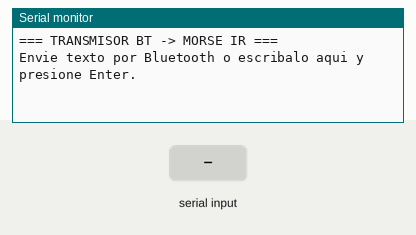
Simulated run of this sketch. Board: Arduino Uno, built with avr-gcc and run on an emulated ATmega328P. Shown: the last lines printed to the serial monitor. The test bench sets the inputs (shaded band).

Above: at 1.2 s.
1.3 s: ".\n" received over Serial
At 2.7 s:
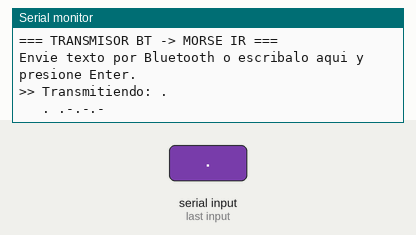
At 6.8 s:
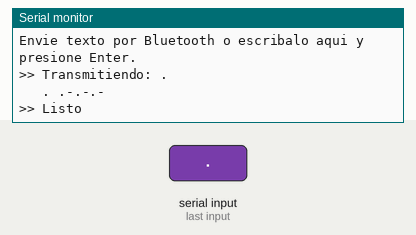

The sketch:

transmisor_bt_morse.ino
```cpp
/*
  TRANSMISOR - Texto por Bluetooth -> código Morse por luz infrarroja
  Proyecto: Transmisión de información mediante luz invisible
  Teoría de Señales - Universidad de Manizales

  QUÉ HACE
   - Recibe texto desde el celular por el módulo Bluetooth HC-05.
   - Convierte cada letra a código Morse.
   - Enciende y apaga un LED infrarrojo modulado a 38 kHz, imitando pulsaciones
     cortas (punto) y largas (raya), para que el RECEPTOR que ya tienes
     (morse_ir_lcd, con el VS1838B y la LCD) lo decodifique y lo muestre.

  CÓMO PROBARLO
   1. Empareja el HC-05 en el celular (Ajustes -> Bluetooth, PIN 1234 o 0000).
   2. Abre la app "Serial Bluetooth Terminal", conéctate al HC-05.
   3. Escribe (o dicta con el micrófono del teclado) un mensaje y envíalo.
      El receptor debe mostrarlo en su LCD.
   También puedes escribir en el Monitor Serie (9600 baudios) para probar sin
   el celular.

  CONEXIONES
   HC-05:
     VCC -> 5V      GND -> GND
     TXD -> D10     (directo)
     RXD -> divisor de voltaje desde D11 (2 kΩ en serie + 1 kΩ a GND)
   LED infrarrojo con transistor:
     D3 -> 1 kΩ -> base del 2N2222
     colector -> cátodo (pata corta) del LED IR
     ánodo (pata larga) del LED IR -> 100 Ω -> 5V
     emisor -> GND

  LIBRERÍAS (Arduino IDE -> Gestor de librerías)
   - IRremote (Armin Joachimsmeyer), versión 4.x   [ya instalada]
   - SoftwareSerial viene incluida con el Arduino IDE

  IMPORTANTE: los tiempos de abajo están calculados para coincidir con el
  receptor morse_ir_lcd (UMBRAL_RAYA=300, PAUSA_LETRA=800, PAUSA_PALABRA=2500).
  Si cambias esos valores en el receptor, cámbialos también aquí.
*/

#include <IRremote.hpp>
#include <SoftwareSerial.h>

const byte PIN_IR_LED = 3;    // salida al LED infrarrojo (lo exige IRremote en el Uno/Nano)
const byte PIN_BT_RX  = 10;   // Arduino RX  <- TXD del HC-05
const byte PIN_BT_TX  = 11;   // Arduino TX  -> divisor -> RXD del HC-05

SoftwareSerial bt(PIN_BT_RX, PIN_BT_TX);

// Duraciones en milisegundos (deben ser coherentes con el receptor)
const unsigned int T_PUNTO   = 150;   // pulso corto  -> el receptor lo ve como punto (<300)
const unsigned int T_RAYA    = 500;   // pulso largo  -> el receptor lo ve como raya (>=300)
const unsigned int T_SIMBOLO = 350;   // silencio entre símbolos de una letra (>160 y <800)
const unsigned int T_LETRA   = 1100;  // silencio al terminar una letra (>800 y <2500)
const unsigned int T_PALABRA = 2900;  // silencio total para que inserte un espacio (>2500)

// Código NEC que se "mantiene presionado". Cualquiera que NO sea un botón de
// función del receptor (espacio 0x43, borrar 0x44, limpiar 0x45, corazón 0x47).
const uint8_t NEC_ADDR = 0x00;
const uint8_t NEC_CMD  = 0x15;

struct Morse { char c; const char* codigo; };

const Morse TABLA[] = {
  {'A', ".-"},     {'B', "-..."},   {'C', "-.-."},   {'D', "-.."},    {'E', "."},
  {'F', "..-."},   {'G', "--."},    {'H', "...."},   {'I', ".."},     {'J', ".---"},
  {'K', "-.-"},    {'L', ".-.."},   {'M', "--"},     {'N', "-."},     {'O', "---"},
  {'P', ".--."},   {'Q', "--.-"},   {'R', ".-."},    {'S', "..."},    {'T', "-"},
  {'U', "..-"},    {'V', "...-"},   {'W', ".--"},    {'X', "-..-"},   {'Y', "-.--"},
  {'Z', "--.."},
  {'0', "-----"},  {'1', ".----"},  {'2', "..---"},  {'3', "...--"},  {'4', "....-"},
  {'5', "....."},  {'6', "-...."},  {'7', "--..."},  {'8', "---.."},  {'9', "----."},
  {'.', ".-.-.-"}, {',', "--..--"}, {'?', "..--.."}, {'!', "-.-.--"},
  {'/', "-..-."},  {'=', "-...-"},  {'-', "-....-"}, {'@', ".--.-."}
};
const byte N_TABLA = sizeof(TABLA) / sizeof(TABLA[0]);

const byte MAX_LINEA = 64;
char linea[MAX_LINEA + 1];
byte nLinea = 0;

// Convierte a mayúscula y reemplaza tildes y ñ por su letra base (Morse no las tiene)
char normaliza(char c) {
  switch ((unsigned char)c) {
    case 0xE1: case 0xC1: return 'A';  // á Á
    case 0xE9: case 0xC9: return 'E';  // é É
    case 0xED: case 0xCD: return 'I';  // í Í
    case 0xF3: case 0xD3: return 'O';  // ó Ó
    case 0xFA: case 0xDA: return 'U';  // ú Ú
    case 0xF1: case 0xD1: return 'N';  // ñ Ñ
  }
  if (c >= 'a' && c <= 'z') return c - 32;
  return c;
}

const char* buscarCodigo(char c) {
  for (byte i = 0; i < N_TABLA; i++) {
    if (TABLA[i].c == c) return TABLA[i].codigo;
  }
  return nullptr;
}

// Mantiene la "pulsación" enviando tramas NEC repetidas durante 'ms' milisegundos
void enviarPulso(unsigned int ms) {
  unsigned long inicio = millis();
  do {
    IrSender.sendNEC(NEC_ADDR, NEC_CMD, 0);
  } while (millis() - inicio < ms);
}

void enviarCodigo(const char* codigo) {
  for (byte i = 0; codigo[i] != '\0'; i++) {
    enviarPulso(codigo[i] == '.' ? T_PUNTO : T_RAYA);
    if (codigo[i + 1] != '\0') delay(T_SIMBOLO);  // silencio solo entre símbolos
  }
}

void transmitir(const char* texto) {
  Serial.print(F(">> Transmitiendo: "));
  Serial.println(texto);
  for (byte i = 0; texto[i] != '\0'; i++) {
    char c = normaliza(texto[i]);
    if (c == ' ') {
      delay(T_PALABRA - T_LETRA);   // completa el silencio para un espacio
      continue;
    }
    const char* codigo = buscarCodigo(c);
    if (codigo == nullptr) continue;  // carácter sin equivalente en Morse: se omite
    Serial.print(F("   "));
    Serial.print(c);
    Serial.print(F(" "));
    Serial.println(codigo);
    enviarCodigo(codigo);
    delay(T_LETRA);                 // fin de letra
  }
  Serial.println(F(">> Listo"));
}

void procesarCaracter(char c) {
  if (c == '\n' || c == '\r') {
    if (nLinea > 0) {
      linea[nLinea] = '\0';
      transmitir(linea);
      nLinea = 0;
    }
  } else if (nLinea < MAX_LINEA) {
    linea[nLinea++] = c;
  }
}

void setup() {
  Serial.begin(9600);
  bt.begin(9600);                   // baudios por defecto del HC-05 en modo normal
  IrSender.begin(PIN_IR_LED);

  Serial.println(F("=== TRANSMISOR BT -> MORSE IR ==="));
  Serial.println(F("Envie texto por Bluetooth o escribalo aqui y presione Enter."));
}

void loop() {
  while (bt.available())     procesarCaracter(bt.read());
  while (Serial.available()) procesarCaracter(Serial.read());
}
```

Measured:
- after the input at 1.3 s, the serial monitor: prints a new line at once (image 1)
